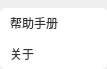
<?xml version="1.0" encoding="UTF-8"?>
<ui version="4.0">
 <class>helpPageWidget</class>
 <widget class="QWidget" name="helpPageWidget">
  <property name="geometry">
   <rect>
    <x>0</x>
    <y>0</y>
    <width>107</width>
    <height>69</height>
   </rect>
  </property>
  <property name="sizePolicy">
   <sizepolicy hsizetype="Expanding" vsizetype="Expanding">
    <horstretch>0</horstretch>
    <verstretch>0</verstretch>
   </sizepolicy>
  </property>
  <property name="minimumSize">
   <size>
    <width>0</width>
    <height>0</height>
   </size>
  </property>
  <property name="maximumSize">
   <size>
    <width>16777215</width>
    <height>16777215</height>
   </size>
  </property>
  <property name="windowTitle">
   <string>Form</string>
  </property>
  <property name="styleSheet">
   <string notr="true">QWidget#widget{
background-color:#ffffff;
border-radius:5px;
}
QPushButton{
font-family:&quot;微软雅黑&quot;;
font-size:12px;
color:#323434;
border:none;
text-align:left;
padding-left:10px;
}
QPushButton:hover{
background-color:#eeeeee;
}
Line{
background:#d8d8d8;
}</string>
  </property>
  <layout class="QVBoxLayout" name="verticalLayout_2">
   <property name="spacing">
    <number>0</number>
   </property>
   <property name="leftMargin">
    <number>0</number>
   </property>
   <property name="topMargin">
    <number>0</number>
   </property>
   <property name="rightMargin">
    <number>0</number>
   </property>
   <property name="bottomMargin">
    <number>0</number>
   </property>
   <item>
    <widget class="midArrowWidget" name="widget_" native="true">
     <property name="minimumSize">
      <size>
       <width>0</width>
       <height>8</height>
      </size>
     </property>
     <property name="maximumSize">
      <size>
       <width>16777215</width>
       <height>8</height>
      </size>
     </property>
    </widget>
   </item>
   <item>
    <widget class="QWidget" name="widget" native="true">
     <property name="styleSheet">
      <string notr="true"/>
     </property>
     <layout class="QVBoxLayout" name="verticalLayout">
      <property name="spacing">
       <number>0</number>
      </property>
      <property name="leftMargin">
       <number>0</number>
      </property>
      <property name="topMargin">
       <number>0</number>
      </property>
      <property name="rightMargin">
       <number>0</number>
      </property>
      <property name="bottomMargin">
       <number>0</number>
      </property>
      <item>
       <widget class="QPushButton" name="helpBtn">
        <property name="sizePolicy">
         <sizepolicy hsizetype="Expanding" vsizetype="Expanding">
          <horstretch>0</horstretch>
          <verstretch>0</verstretch>
         </sizepolicy>
        </property>
        <property name="minimumSize">
         <size>
          <width>0</width>
          <height>0</height>
         </size>
        </property>
        <property name="maximumSize">
         <size>
          <width>16777215</width>
          <height>16777215</height>
         </size>
        </property>
        <property name="styleSheet">
         <string notr="true">border-top-left-radius:5px;
border-top-right-radius:5px;</string>
        </property>
        <property name="text">
         <string>帮助手册</string>
        </property>
       </widget>
      </item>
      <item>
       <widget class="Line" name="line">
        <property name="minimumSize">
         <size>
          <width>105</width>
          <height>1</height>
         </size>
        </property>
        <property name="maximumSize">
         <size>
          <width>16777215</width>
          <height>1</height>
         </size>
        </property>
        <property name="orientation">
         <enum>Qt::Horizontal</enum>
        </property>
       </widget>
      </item>
      <item>
       <widget class="QPushButton" name="aboutBtn">
        <property name="sizePolicy">
         <sizepolicy hsizetype="Expanding" vsizetype="Expanding">
          <horstretch>0</horstretch>
          <verstretch>0</verstretch>
         </sizepolicy>
        </property>
        <property name="minimumSize">
         <size>
          <width>0</width>
          <height>0</height>
         </size>
        </property>
        <property name="maximumSize">
         <size>
          <width>16777215</width>
          <height>16777215</height>
         </size>
        </property>
        <property name="styleSheet">
         <string notr="true">border-bottom-left-radius:5px;
border-bottom-right-radius:5px;</string>
        </property>
        <property name="text">
         <string>关于</string>
        </property>
       </widget>
      </item>
     </layout>
    </widget>
   </item>
  </layout>
 </widget>
 <customwidgets>
  <customwidget>
   <class>midArrowWidget</class>
   <extends>QWidget</extends>
   <header>midarrowwidget.h</header>
   <container>1</container>
  </customwidget>
 </customwidgets>
 <resources/>
 <connections/>
</ui>
